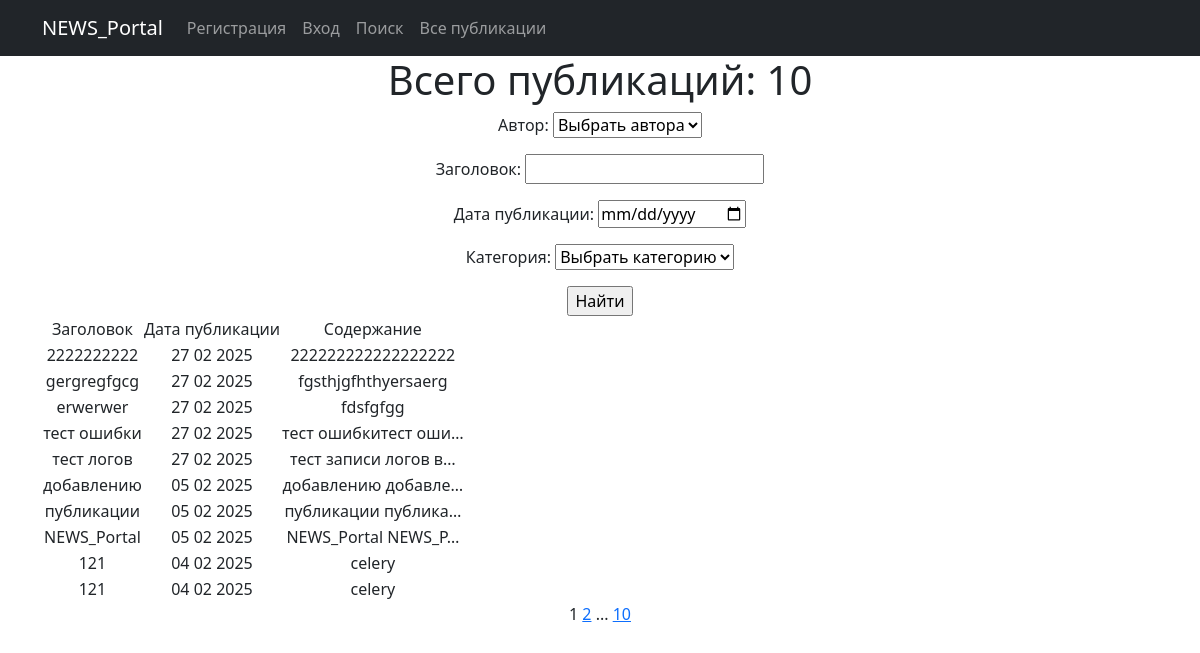
The app's page /post/search/, older data.
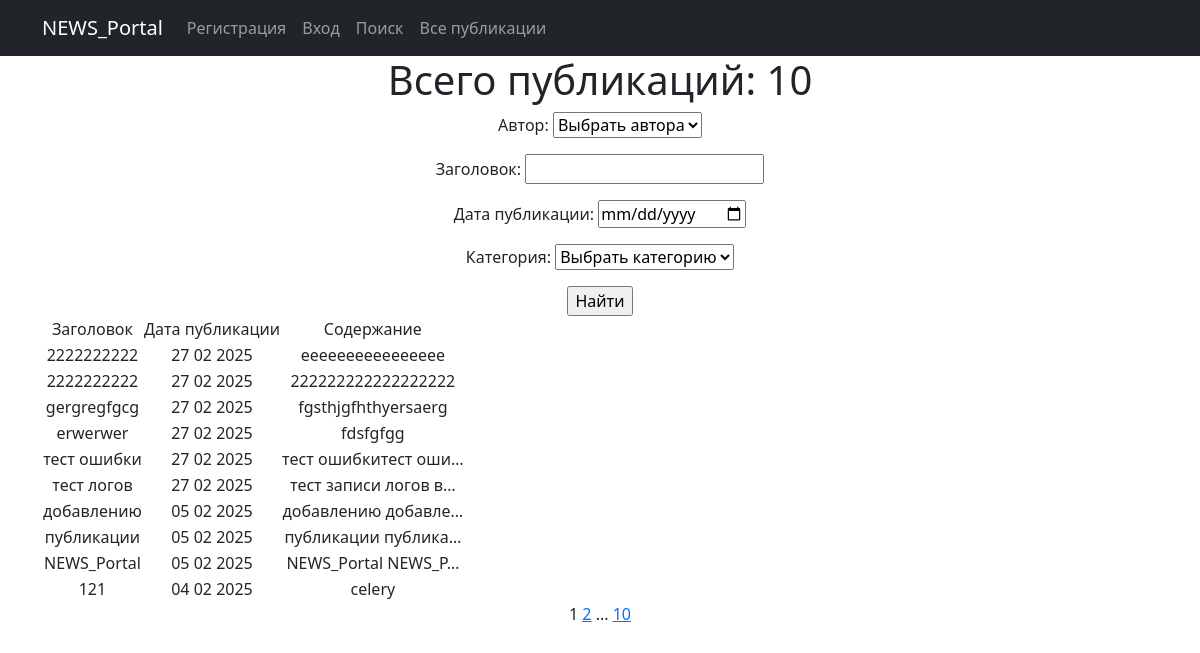
The same page, newer data.
### new_portal/models.py (models this page shows, shortened)
class Post(models.Model):
    author = models.ForeignKey(Author, on_delete=models.CASCADE)  # 'связь один ко многим' с моделью Author
    choice_type = models.CharField(max_length=2, choices=POST_TYPE_CHOICES, default='AR')  # Выбор типа сообщения
    time_in = models.DateTimeField(auto_now_add=True)  # автоматическое добавление даты и времени при создании поста
    categories = models.ManyToManyField(Category, through='PostCategory')  # 'связь многие ко многим' через PostCategory
    title = models.CharField(max_length=128)
    content = models.TextField()
    rating = models.IntegerField(default=0)

### new_portal/views.py (the view)
# urls.py: path('', PostList.as_view(), name='post'),
class PostList(ListView):
    model = Post
    ordering = '-time_in'                                  # сортировка по времени создания (от более свежей публикации)
    context_object_name = 'post'                           # имя списка содержащего все объекты
    paginate_by = 10                                       # указываем количество записей на странице
    def get_queryset(self):
        queryset = super().get_queryset()                   # Получаем обычный запрос
        self.filterset = PostFilter(self.request.GET, queryset)
        return self.filterset.qs                             # Возвращаем из функции отфильтрованный список товаров
    def get_context_data(self, **kwargs):
        context = super().get_context_data(**kwargs)
        context['filterset'] = self.filterset                # Добавляем в контекст объект фильтрации.
        return context
    def get_template_names(self):
        if self.request.path == '/post/search/':
            return 'search.html'
        return 'post.html'

### new_portal/models.py (called while the page is built)
    def __str__(self):
        return f'{self.user}'

    def __str__(self):
        return f'{self.name}'

### new_portal/templatetags/censor_filters.py (called while the page is built)
@register.filter()  # декоратор, регистрирует функцию как фильтр (для применения его в шаблонах)
def censor(text):
    for el in BAD_WORDS:  # перебор списка слов и замена на *, при совпадении
        pattern = re.compile(r'\b{}\b'.format(el), re.IGNORECASE)
        censored_word = el[0] + '*' * (len(el) - 1)
        text = re.sub(pattern, censored_word, text)
    return text

@register.simple_tag(takes_context=True)  # сообщает Django, что для работы тега требуется передать контекст
def url_replace(context, **kwargs):
    d = context['request'].GET.copy()  # позволяет скопировать все параметры текущего запроса.
    for k, v in kwargs.items():  # по указанным полям устанавливаем новые значения, переданные при использовании тега
        d[k] = v
    return d.urlencode()  # кодируем параметры в формат, который может быть указан в строке браузера

### new_portal/templates/search.html (shortened to what this page needs)
{% extends 'flatpages/default.html' %}
{% load censor_filters %}
{% block content %}
<h1>Всего публикаций: {{ post|length }}</h1>
    <form action="" method="get">
        {{ filterset.form.as_p }}
        <input type="submit" value="Найти" />
    </form>
    {% if post %}
        <table>
            <tr>
                <td>Заголовок</td>
                <td>Дата публикации</td>
                <td>Содержание</td>
            </tr>
            {% for post_ in post %}
            <tr>
                <td>{{ post_.title|censor }}</td>
                <td>{{ post_.time_in|date:'d m Y' }}</td>
                <td>{{ post_.content|truncatechars:20|censor }}</td>
            </tr>
            {% endfor %}
        </table>
    {% endif %}
   {{ page_obj.number }}
   {% if page_obj.has_next %}
       <a href="?{% url_replace page=page_obj.next_page_number %}">{{ page_obj.next_page_number }}</a>
       {% if paginator.num_pages != page_obj.next_page_number %}
           ...
           <a href="?{% url_replace page=page_obj.paginator.num_pages %}">{{ page_obj.paginator.num_pages }}</a>
       {% endif %}
   {% endif %}
{% endblock content %}

Row changes from the older to the newer data that the page shows:
no longer on this page (row unchanged): Post: title|censor "121", time_in "04 02 2025", content|censor "celery"
added Post: title|censor "2222222222", time_in "27 02 2025", content|censor "eeeeeeeeeeeeeeee"
